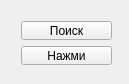
<?xml version="1.0" encoding="UTF-8"?>
<ui version="4.0">
 <class>MainWindow</class>
 <widget class="QMainWindow" name="MainWindow">
  <property name="geometry">
   <rect>
    <x>0</x>
    <y>0</y>
    <width>129</width>
    <height>84</height>
   </rect>
  </property>
  <property name="windowTitle">
   <string>MainWindow</string>
  </property>
  <widget class="QWidget" name="centralWidget">
   <widget class="QWidget" name="">
    <property name="geometry">
     <rect>
      <x>10</x>
      <y>10</y>
      <width>113</width>
      <height>66</height>
     </rect>
    </property>
    <layout class="QVBoxLayout" name="verticalLayout">
     <item>
      <widget class="QPushButton" name="pushButton">
       <property name="text">
        <string>Поиск</string>
       </property>
      </widget>
     </item>
     <item>
      <widget class="QPushButton" name="mainButton">
       <property name="text">
        <string>Нажми</string>
       </property>
      </widget>
     </item>
    </layout>
   </widget>
  </widget>
 </widget>
 <layoutdefault spacing="6" margin="11"/>
 <resources/>
 <connections/>
</ui>
